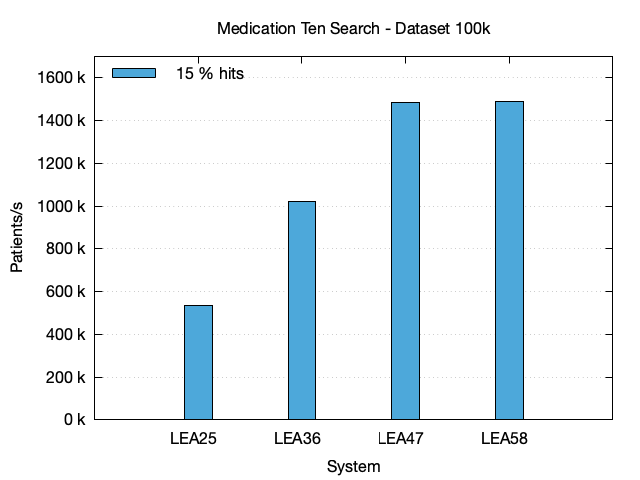

This chart was generated by the following gnuplot code:
# Set the terminal to PNG and specify the output file
set terminal pngcairo enhanced font 'Helvetica Neue,12'
set output 'medication-ten-search-100k.png'

# Set the data separator and skip the header
set datafile separator "|"
set style data histograms
set style histogram clustered
set style fill solid border -1
set boxwidth 0.8
set key left top reverse

# Define x-axis and y-axis labels
set title "Medication Ten Search - Dataset 100k"
set xlabel 'System'
set ylabel 'Patients/s'
set format y "%.0f k"
set yrange [0:1700]

# Define grid
set grid ytics

# Define line styles and colors for each code
set style line 1 lc rgb '#4DA8DA'

# Plot the data
plot 'medication-ten-search-100k.txt' using 7:xtic(3) ls 1 title '15 % hits'
